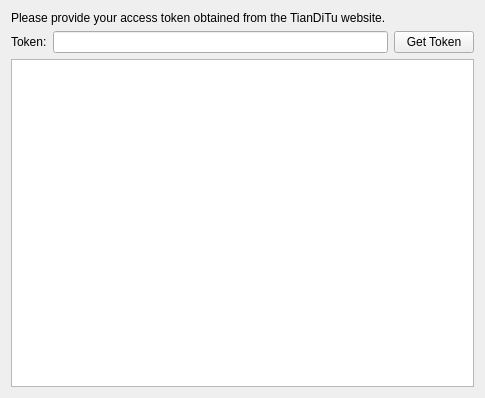
<?xml version="1.0" encoding="UTF-8"?>
<ui version="4.0">
 <class>Form</class>
 <widget class="QWidget" name="Form">
  <property name="geometry">
   <rect>
    <x>0</x>
    <y>0</y>
    <width>485</width>
    <height>398</height>
   </rect>
  </property>
  <property name="windowTitle">
   <string/>
  </property>
  <layout class="QGridLayout" name="gridLayout">
   <item row="1" column="0">
    <widget class="QLabel" name="label">
     <property name="text">
      <string>Token:</string>
     </property>
    </widget>
   </item>
   <item row="1" column="1">
    <widget class="QLineEdit" name="lineEdit"/>
   </item>
   <item row="0" column="0" colspan="3">
    <widget class="QLabel" name="label_2">
     <property name="text">
      <string>Please provide your access token obtained from the TianDiTu website.</string>
     </property>
    </widget>
   </item>
   <item row="1" column="2">
    <widget class="QPushButton" name="btnGetToken">
     <property name="text">
      <string>Get Token</string>
     </property>
    </widget>
   </item>
   <item row="2" column="0" colspan="3">
    <widget class="QListWidget" name="listWidget">
     <property name="editTriggers">
      <set>QAbstractItemView::NoEditTriggers</set>
     </property>
     <property name="movement">
      <enum>QListView::Static</enum>
     </property>
     <property name="resizeMode">
      <enum>QListView::Adjust</enum>
     </property>
     <property name="gridSize">
      <size>
       <width>180</width>
       <height>150</height>
      </size>
     </property>
     <property name="viewMode">
      <enum>QListView::IconMode</enum>
     </property>
    </widget>
   </item>
  </layout>
 </widget>
 <resources/>
 <connections/>
 <slots>
  <slot>handleUpdateToken()</slot>
 </slots>
</ui>
